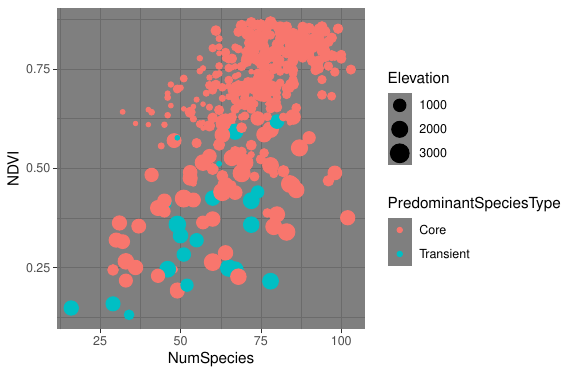

This chart was generated by the following R code:
#Use ggplot2 to make a scatter plot that compares the total number of species (x axis) 
#identified at each location against NDVI (y axis) at the same locations. Color the 
#points according to the predominant species type. Change the size of the points according
#to elevation. Use the theme_dark theme.

library("tidyverse")

ggplot(data=location_data, aes(x=NumSpecies, y=NDVI)
      )+ geom_point(aes(color=PredominantSpeciesType, size=Elevation)) +theme_dark()
ggsave("4.pdf")